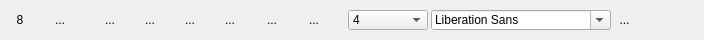
    <widget class="QWidget" name="configWidget" native="true">
     <property name="minimumSize">
      <size>
       <width>0</width>
       <height>40</height>
      </size>
     </property>
     <property name="maximumSize">
      <size>
       <width>16777215</width>
       <height>40</height>
      </size>
     </property>
     <layout class="QHBoxLayout" name="horizontalLayout_4">
      <property name="spacing">
       <number>0</number>
      </property>
      <property name="leftMargin">
       <number>0</number>
      </property>
      <property name="topMargin">
       <number>0</number>
      </property>
      <property name="rightMargin">
       <number>0</number>
      </property>
      <property name="bottomMargin">
       <number>0</number>
      </property>
      <item>
       <widget class="QWidget" name="sizeConfigWidget" native="true">
        <property name="minimumSize">
         <size>
          <width>40</width>
          <height>40</height>
         </size>
        </property>
        <property name="maximumSize">
         <size>
          <width>40</width>
          <height>40</height>
         </size>
        </property>
        <layout class="QHBoxLayout" name="horizontalLayout_2">
         <property name="spacing">
          <number>0</number>
         </property>
         <property name="leftMargin">
          <number>0</number>
         </property>
         <property name="topMargin">
          <number>0</number>
         </property>
         <property name="rightMargin">
          <number>0</number>
         </property>
         <property name="bottomMargin">
          <number>0</number>
         </property>
         <item>
          <widget class="QToolButton" name="sizeTBtn">
           <property name="sizePolicy">
            <sizepolicy hsizetype="Fixed" vsizetype="Fixed">
             <horstretch>0</horstretch>
             <verstretch>0</verstretch>
            </sizepolicy>
           </property>
           <property name="minimumSize">
            <size>
             <width>40</width>
             <height>40</height>
            </size>
           </property>
           <property name="maximumSize">
            <size>
             <width>40</width>
             <height>40</height>
            </size>
           </property>
           <property name="styleSheet">
            <string notr="true"/>
           </property>
           <property name="text">
            <string>8</string>
           </property>
           <property name="iconSize">
            <size>
             <width>40</width>
             <height>40</height>
            </size>
           </property>
           <property name="checkable">
            <bool>false</bool>
           </property>
           <property name="toolButtonStyle">
            <enum>Qt::ToolButtonTextOnly</enum>
           </property>
           <property name="autoRaise">
            <bool>true</bool>
           </property>
          </widget>
         </item>
        </layout>
       </widget>
      </item>
      <item>
       <widget class="QWidget" name="fillConfigWidget" native="true">
        <property name="minimumSize">
         <size>
          <width>40</width>
          <height>40</height>
         </size>
        </property>
        <property name="maximumSize">
         <size>
          <width>40</width>
          <height>40</height>
         </size>
        </property>
        <layout class="QHBoxLayout" name="horizontalLayout_3">
         <property name="spacing">
          <number>0</number>
         </property>
         <property name="leftMargin">
          <number>0</number>
         </property>
         <property name="topMargin">
          <number>0</number>
         </property>
         <property name="rightMargin">
          <number>0</number>
         </property>
         <property name="bottomMargin">
          <number>0</number>
         </property>
         <item>
          <widget class="QToolButton" name="fillTBtn">
           <property name="sizePolicy">
            <sizepolicy hsizetype="Fixed" vsizetype="Fixed">
             <horstretch>0</horstretch>
             <verstretch>0</verstretch>
            </sizepolicy>
           </property>
           <property name="minimumSize">
            <size>
             <width>40</width>
             <height>40</height>
            </size>
           </property>
           <property name="maximumSize">
            <size>
             <width>40</width>
             <height>40</height>
            </size>
           </property>
           <property name="styleSheet">
            <string notr="true">QToolButton,
QToolButton:hover,
QToolButton:avtive {
margin: 0;
padding: 0;
}</string>
           </property>
           <property name="text">
            <string>...</string>
           </property>
           <property name="icon">
            <iconset resource="markTools.qrc">
             <normaloff>:/images/snipaste_normal/fill.png</normaloff>
             <normalon>:/images/snipaste_active/fill.png</normalon>
             <activeoff>:/images/snipaste_hover/fill.png</activeoff>:/images/snipaste_normal/fill.png</iconset>
           </property>
           <property name="iconSize">
            <size>
             <width>40</width>
             <height>40</height>
            </size>
           </property>
           <property name="checkable">
            <bool>true</bool>
           </property>
           <property name="toolButtonStyle">
            <enum>Qt::ToolButtonFollowStyle</enum>
           </property>
           <property name="autoRaise">
            <bool>true</bool>
           </property>
          </widget>
         </item>
        </layout>
       </widget>
      </item>
      <item>
       <widget class="QWidget" name="arrowConfigWidget" native="true">
        <property name="minimumSize">
         <size>
          <width>130</width>
          <height>40</height>
         </size>
        </property>
        <property name="maximumSize">
         <size>
          <width>130</width>
          <height>40</height>
         </size>
        </property>
        <layout class="QHBoxLayout" name="horizontalLayout_5">
         <property name="spacing">
          <number>0</number>
         </property>
         <property name="leftMargin">
          <number>0</number>
         </property>
         <property name="topMargin">
          <number>0</number>
         </property>
         <property name="rightMargin">
          <number>0</number>
         </property>
         <property name="bottomMargin">
          <number>0</number>
         </property>
         <item>
          <widget class="QToolButton" name="toolButton_13">
           <property name="minimumSize">
            <size>
             <width>10</width>
             <height>40</height>
            </size>
           </property>
           <property name="maximumSize">
            <size>
             <width>5</width>
             <height>40</height>
            </size>
           </property>
           <property name="styleSheet">
            <string notr="true">QToolButton,
QToolButton:hover,
QToolButton:avtive {
margin: 0;
padding: 0;
}</string>
           </property>
           <property name="text">
            <string>...</string>
           </property>
           <property name="icon">
            <iconset resource="markTools.qrc">
             <normaloff>:/images/snipaste_normal/gap.png</normaloff>:/images/snipaste_normal/gap.png</iconset>
           </property>
           <property name="iconSize">
            <size>
             <width>5</width>
             <height>40</height>
            </size>
           </property>
           <property name="checkable">
            <bool>false</bool>
           </property>
           <property name="autoRaise">
            <bool>true</bool>
           </property>
          </widget>
         </item>
         <item>
          <widget class="QToolButton" name="arrow0TBtn">
           <property name="sizePolicy">
            <sizepolicy hsizetype="Fixed" vsizetype="Fixed">
             <horstretch>0</horstretch>
             <verstretch>0</verstretch>
            </sizepolicy>
           </property>
           <property name="minimumSize">
            <size>
             <width>40</width>
             <height>40</height>
            </size>
           </property>
           <property name="maximumSize">
            <size>
             <width>40</width>
             <height>40</height>
            </size>
           </property>
           <property name="styleSheet">
            <string notr="true">QToolButton,
QToolButton:hover,
QToolButton:avtive {
margin: 0;
padding: 0;
}</string>
           </property>
           <property name="text">
            <string>...</string>
           </property>
           <property name="icon">
            <iconset resource="markTools.qrc">
             <normaloff>:/images/snipaste_normal/arrow_0.png</normaloff>
             <normalon>:/images/snipaste_active/arrow_0.png</normalon>
             <activeoff>:/images/snipaste_hover/arrow_0.png</activeoff>:/images/snipaste_normal/arrow_0.png</iconset>
           </property>
           <property name="iconSize">
            <size>
             <width>40</width>
             <height>40</height>
            </size>
           </property>
           <property name="checkable">
            <bool>true</bool>
           </property>
           <property name="toolButtonStyle">
            <enum>Qt::ToolButtonFollowStyle</enum>
           </property>
           <property name="autoRaise">
            <bool>true</bool>
           </property>
           <attribute name="buttonGroup">
            <string notr="true">arrowTBtnGroup</string>
           </attribute>
          </widget>
         </item>
         <item>
          <widget class="QToolButton" name="arrow1TBtn">
           <property name="sizePolicy">
            <sizepolicy hsizetype="Fixed" vsizetype="Fixed">
             <horstretch>0</horstretch>
             <verstretch>0</verstretch>
            </sizepolicy>
           </property>
           <property name="minimumSize">
            <size>
             <width>40</width>
             <height>40</height>
            </size>
           </property>
           <property name="maximumSize">
            <size>
             <width>40</width>
             <height>40</height>
            </size>
           </property>
           <property name="styleSheet">
            <string notr="true">QToolButton,
QToolButton:hover,
QToolButton:avtive {
margin: 0;
padding: 0;
}</string>
           </property>
           <property name="text">
            <string>...</string>
           </property>
           <property name="icon">
            <iconset resource="markTools.qrc">
             <normaloff>:/images/snipaste_normal/arrow_1.png</normaloff>
             <normalon>:/images/snipaste_active/arrow_1.png</normalon>
             <activeoff>:/images/snipaste_hover/arrow_1.png</activeoff>:/images/snipaste_normal/arrow_1.png</iconset>
           </property>
           <property name="iconSize">
            <size>
             <width>40</width>
             <height>40</height>
            </size>
           </property>
           <property name="checkable">
            <bool>true</bool>
           </property>
           <property name="toolButtonStyle">
            <enum>Qt::ToolButtonFollowStyle</enum>
           </property>
           <property name="autoRaise">
            <bool>true</bool>
           </property>
           <attribute name="buttonGroup">
            <string notr="true">arrowTBtnGroup</string>
           </attribute>
          </widget>
         </item>
         <item>
          <widget class="QToolButton" name="arrow2TBtn">
           <property name="sizePolicy">
            <sizepolicy hsizetype="Fixed" vsizetype="Fixed">
             <horstretch>0</horstretch>
             <verstretch>0</verstretch>
            </sizepolicy>
           </property>
           <property name="minimumSize">
            <size>
             <width>40</width>
             <height>40</height>
            </size>
           </property>
           <property name="maximumSize">
            <size>
             <width>40</width>
             <height>40</height>
            </size>
           </property>
           <property name="styleSheet">
            <string notr="true">QToolButton,
QToolButton:hover,
QToolButton:avtive {
margin: 0;
padding: 0;
}</string>
           </property>
           <property name="text">
            <string>...</string>
           </property>
           <property name="icon">
            <iconset resource="markTools.qrc">
             <normaloff>:/images/snipaste_normal/arrow_2.png</normaloff>
             <normalon>:/images/snipaste_active/arrow_2.png</normalon>
             <activeoff>:/images/snipaste_hover/arrow_2.png</activeoff>:/images/snipaste_normal/arrow_2.png</iconset>
           </property>
           <property name="iconSize">
            <size>
             <width>40</width>
             <height>40</height>
            </size>
           </property>
           <property name="checkable">
            <bool>true</bool>
           </property>
           <property name="toolButtonStyle">
            <enum>Qt::ToolButtonFollowStyle</enum>
           </property>
           <property name="autoRaise">
            <bool>true</bool>
           </property>
           <attribute name="buttonGroup">
            <string notr="true">arrowTBtnGroup</string>
           </attribute>
          </widget>
         </item>
        </layout>
       </widget>
      </item>
      <item>
       <widget class="QWidget" name="fontStyleConfigWidget" native="true">
        <property name="minimumSize">
         <size>
          <width>124</width>
          <height>40</height>
         </size>
        </property>
        <property name="maximumSize">
         <size>
          <width>124</width>
          <height>40</height>
         </size>
        </property>
        <layout class="QHBoxLayout" name="horizontalLayout_6">
         <property name="spacing">
          <number>2</number>
         </property>
         <property name="leftMargin">
          <number>0</number>
         </property>
         <property name="topMargin">
          <number>0</number>
         </property>
         <property name="rightMargin">
          <number>0</number>
         </property>
         <property name="bottomMargin">
          <number>0</number>
         </property>
         <item>
          <widget class="QToolButton" name="boldTBtn">
           <property name="sizePolicy">
            <sizepolicy hsizetype="Fixed" vsizetype="Fixed">
             <horstretch>0</horstretch>
             <verstretch>0</verstretch>
            </sizepolicy>
           </property>
           <property name="minimumSize">
            <size>
             <width>40</width>
             <height>40</height>
            </size>
           </property>
           <property name="maximumSize">
            <size>
             <width>40</width>
             <height>40</height>
            </size>
           </property>
           <property name="styleSheet">
            <string notr="true">QToolButton,
QToolButton:hover,
QToolButton:avtive {
margin: 0;
padding: 0;
}</string>
           </property>
           <property name="text">
            <string>...</string>
           </property>
           <property name="icon">
            <iconset resource="markTools.qrc">
             <normaloff>:/images/snipaste_normal/bold.png</normaloff>
             <normalon>:/images/snipaste_active/bold.png</normalon>
             <activeoff>:/images/snipaste_hover/bold.png</activeoff>:/images/snipaste_normal/bold.png</iconset>
           </property>
           <property name="iconSize">
            <size>
             <width>40</width>
             <height>40</height>
            </size>
           </property>
           <property name="checkable">
            <bool>true</bool>
           </property>
           <property name="toolButtonStyle">
            <enum>Qt::ToolButtonFollowStyle</enum>
           </property>
           <property name="autoRaise">
            <bool>true</bool>
           </property>
          </widget>
         </item>
         <item>
          <widget class="QToolButton" name="italicTBtn">
           <property name="sizePolicy">
            <sizepolicy hsizetype="Fixed" vsizetype="Fixed">
             <horstretch>0</horstretch>
             <verstretch>0</verstretch>
            </sizepolicy>
           </property>
           <property name="minimumSize">
            <size>
             <width>40</width>
             <height>40</height>
            </size>
           </property>
           <property name="maximumSize">
            <size>
             <width>40</width>
             <height>40</height>
            </size>
           </property>
           <property name="styleSheet">
            <string notr="true">QToolButton,
QToolButton:hover,
QToolButton:avtive {
margin: 0;
padding: 0;
}</string>
           </property>
           <property name="text">
            <string>...</string>
           </property>
           <property name="icon">
            <iconset resource="markTools.qrc">
             <normaloff>:/images/snipaste_normal/italic.png</normaloff>
             <normalon>:/images/snipaste_active/italic.png</normalon>
             <activeoff>:/images/snipaste_hover/italic.png</activeoff>:/images/snipaste_normal/italic.png</iconset>
           </property>
           <property name="iconSize">
            <size>
             <width>40</width>
             <height>40</height>
            </size>
           </property>
           <property name="checkable">
            <bool>true</bool>
           </property>
           <property name="toolButtonStyle">
            <enum>Qt::ToolButtonFollowStyle</enum>
           </property>
           <property name="autoRaise">
            <bool>true</bool>
           </property>
          </widget>
         </item>
         <item>
          <widget class="QToolButton" name="outlineTBtn">
           <property name="sizePolicy">
            <sizepolicy hsizetype="Fixed" vsizetype="Fixed">
             <horstretch>0</horstretch>
             <verstretch>0</verstretch>
            </sizepolicy>
           </property>
           <property name="minimumSize">
            <size>
             <width>40</width>
             <height>40</height>
            </size>
           </property>
           <property name="maximumSize">
            <size>
             <width>40</width>
             <height>40</height>
            </size>
           </property>
           <property name="styleSheet">
            <string notr="true">QToolButton,
QToolButton:hover,
QToolButton:avtive {
margin: 0;
padding: 0;
}</string>
           </property>
           <property name="text">
            <string>...</string>
           </property>
           <property name="icon">
            <iconset resource="markTools.qrc">
             <normaloff>:/images/snipaste_normal/outline.png</normaloff>
             <normalon>:/images/snipaste_active/outline.png</normalon>
             <activeoff>:/images/snipaste_hover/outline.png</activeoff>:/images/snipaste_normal/outline.png</iconset>
           </property>
           <property name="iconSize">
            <size>
             <width>40</width>
             <height>40</height>
            </size>
           </property>
           <property name="checkable">
            <bool>true</bool>
           </property>
           <property name="toolButtonStyle">
            <enum>Qt::ToolButtonFollowStyle</enum>
           </property>
           <property name="autoRaise">
            <bool>true</bool>
           </property>
          </widget>
         </item>
        </layout>
       </widget>
      </item>
      <item>
       <widget class="QWidget" name="fontFamilyConfigWidget" native="true">
        <property name="minimumSize">
         <size>
          <width>280</width>
          <height>40</height>
         </size>
        </property>
        <property name="maximumSize">
         <size>
          <width>280</width>
          <height>40</height>
         </size>
        </property>
        <layout class="QHBoxLayout" name="horizontalLayout_7">
         <property name="spacing">
          <number>2</number>
         </property>
         <property name="leftMargin">
          <number>0</number>
         </property>
         <property name="topMargin">
          <number>0</number>
         </property>
         <property name="rightMargin">
          <number>0</number>
         </property>
         <property name="bottomMargin">
          <number>0</number>
         </property>
         <item>
          <widget class="QToolButton" name="toolButton_12">
           <property name="minimumSize">
            <size>
             <width>10</width>
             <height>40</height>
            </size>
           </property>
           <property name="maximumSize">
            <size>
             <width>10</width>
             <height>40</height>
            </size>
           </property>
           <property name="styleSheet">
            <string notr="true">QToolButton,
QToolButton:hover,
QToolButton:avtive {
margin: 0;
padding: 0;
}</string>
           </property>
           <property name="text">
            <string>...</string>
           </property>
           <property name="icon">
            <iconset resource="markTools.qrc">
             <normaloff>:/images/snipaste_normal/gap.png</normaloff>:/images/snipaste_normal/gap.png</iconset>
           </property>
           <property name="iconSize">
            <size>
             <width>5</width>
             <height>40</height>
            </size>
           </property>
           <property name="checkable">
            <bool>false</bool>
           </property>
           <property name="autoRaise">
            <bool>true</bool>
           </property>
          </widget>
         </item>
         <item>
          <widget class="QComboBox" name="comboBox">
           <property name="minimumSize">
            <size>
             <width>80</width>
             <height>20</height>
            </size>
           </property>
           <property name="maximumSize">
            <size>
             <width>80</width>
             <height>20</height>
            </size>
           </property>
           <item>
            <property name="text">
             <string>4</string>
            </property>
           </item>
           <item>
            <property name="text">
             <string>6</string>
            </property>
           </item>
           <item>
            <property name="text">
             <string>8</string>
            </property>
           </item>
           <item>
            <property name="text">
             <string>10</string>
            </property>
           </item>
           <item>
            <property name="text">
             <string>12</string>
            </property>
           </item>
          </widget>
         </item>
         <item>
          <widget class="QFontComboBox" name="fontComboBox">
           <property name="minimumSize">
            <size>
             <width>180</width>
             <height>20</height>
            </size>
           </property>
           <property name="maximumSize">
            <size>
             <width>180</width>
             <height>20</height>
            </size>
           </property>
          </widget>
         </item>
        </layout>
       </widget>
      </item>
      <item>
       <widget class="QWidget" name="colorConfigWidget" native="true">
        <property name="minimumSize">
         <size>
          <width>50</width>
          <height>40</height>
         </size>
        </property>
        <property name="maximumSize">
         <size>
          <width>50</width>
          <height>40</height>
         </size>
        </property>
        <layout class="QHBoxLayout" name="horizontalLayout">
         <property name="spacing">
          <number>2</number>
         </property>
         <property name="leftMargin">
          <number>0</number>
         </property>
         <property name="topMargin">
          <number>0</number>
         </property>
         <property name="rightMargin">
          <number>0</number>
         </property>
         <property name="bottomMargin">
          <number>0</number>
         </property>
         <item>
          <widget class="QToolButton" name="toolButton_10">
           <property name="styleSheet">
            <string notr="true">QToolButton,
QToolButton:hover,
QToolButton:avtive {
margin: 0;
padding: 0;
}</string>
           </property>
           <property name="text">
            <string>...</string>
           </property>
           <property name="icon">
            <iconset resource="markTools.qrc">
             <normaloff>:/images/snipaste_normal/gap.png</normaloff>:/images/snipaste_normal/gap.png</iconset>
           </property>
           <property name="iconSize">
            <size>
             <width>5</width>
             <height>40</height>
            </size>
           </property>
           <property name="checkable">
            <bool>false</bool>
           </property>
           <property name="autoRaise">
            <bool>true</bool>
           </property>
          </widget>
         </item>
         <item>
          <widget class="QToolButton" name="colorTBtn">
           <property name="sizePolicy">
            <sizepolicy hsizetype="Fixed" vsizetype="Fixed">
             <horstretch>0</horstretch>
             <verstretch>0</verstretch>
            </sizepolicy>
           </property>
           <property name="minimumSize">
            <size>
             <width>36</width>
             <height>36</height>
            </size>
           </property>
           <property name="maximumSize">
            <size>
             <width>36</width>
             <height>36</height>
            </size>
           </property>
           <property name="autoFillBackground">
            <bool>true</bool>
           </property>
           <property name="styleSheet">
            <string notr="true"/>
           </property>
           <property name="text">
            <string/>
           </property>
           <property name="iconSize">
            <size>
             <width>40</width>
             <height>40</height>
            </size>
           </property>
           <property name="checkable">
            <bool>false</bool>
           </property>
           <property name="toolButtonStyle">
            <enum>Qt::ToolButtonFollowStyle</enum>
           </property>
           <property name="autoRaise">
            <bool>true</bool>
           </property>
          </widget>
         </item>
        </layout>
       </widget>
      </item>
      <item>
       <spacer name="horizontalSpacer_2">
        <property name="orientation">
         <enum>Qt::Horizontal</enum>
        </property>
        <property name="sizeHint" stdset="0">
         <size>
          <width>40</width>
          <height>20</height>
         </size>
        </property>
       </spacer>
      </item>
     </layout>
    </widget>
